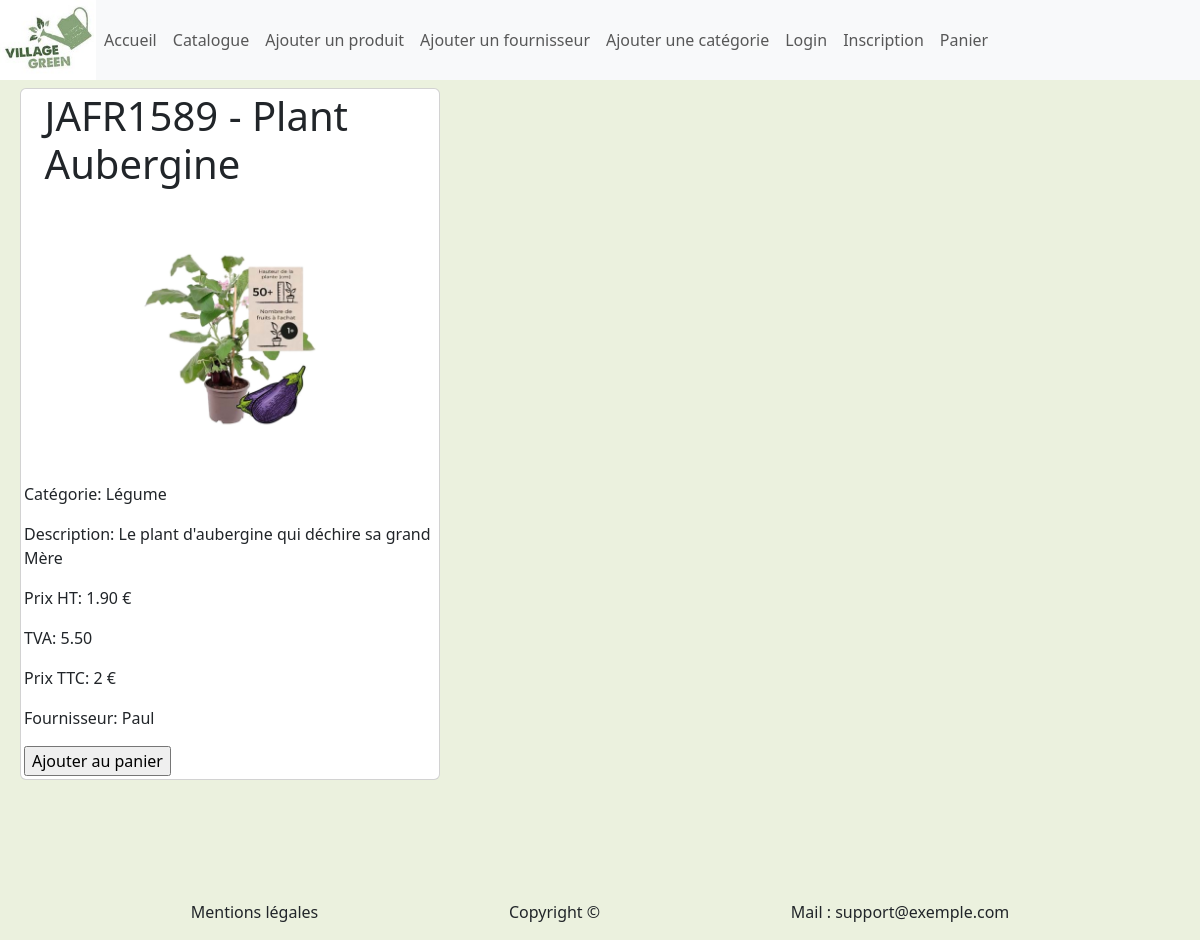
Screenshot of /consult_produit.php?id=3 with the database file from the repository.
### tables this page shows
CREATE TABLE `t_d_produit` (
  `Id_Produit` int(11) NOT NULL,
  `Taux_TVA` decimal(15,2) NOT NULL,
  `Nom_Long` varchar(250) NOT NULL,
  `Nom_court` varchar(50) NOT NULL,
  `Ref_fournisseur` varchar(250) NOT NULL,
  `Photo` varchar(250) DEFAULT NULL,
  `Prix_Achat` decimal(15,2) NOT NULL,
  `Id_Fournisseur` int(11) NOT NULL,
  `Id_Categorie` int(11) NOT NULL
);

CREATE TABLE `t_d_categorie` (
  `Id_Categorie` int(11) NOT NULL,
  `Libelle` varchar(50) NOT NULL,
  `Id_Categorie_Parent` int(11) DEFAULT NULL
);

CREATE TABLE `t_d_fournisseur` (
  `Id_Fournisseur` int(11) NOT NULL,
  `Nom_Fournisseur` varchar(50) NOT NULL
);

### consult_produit.php (the view, shortened to what this page needs)
<?php include 'header.php';
?>
<?php
$host = "localhost";
$user = "root";
$pwd = "";
$dbname = "greengarden";
try {
    $conn = new PDO("mysql:host=$host;dbname=$dbname", $user, $pwd);
} catch (PDOException $e) {
    echo "Connection failed " . $e->getMessage();
}
if (isset($_GET['id'])) {
    $id_produit = $_GET['id'];
    try {
        $stmt = $conn->prepare("SELECT * FROM t_d_produit where id_produit=:id");
        $stmt->bindValue(':id', $id_produit);
        $stmt->execute();
        $produit = $stmt->fetch(PDO::FETCH_ASSOC);
        $stmt = $conn->prepare("SELECT * FROM t_d_categorie where Id_Categorie=:idcat");
        $stmt->bindValue(':idcat', $produit['Id_Categorie']);
        $stmt->execute();
        $categorie = $stmt->fetch(PDO::FETCH_ASSOC);
        $stmt = $conn->prepare("SELECT * FROM t_d_fournisseur where Id_Fournisseur=:idfourni");
        $stmt->bindValue(':idfourni', $produit['Id_Fournisseur']);
        $stmt->execute();
        $fournisseur = $stmt->fetch(PDO::FETCH_ASSOC);
    } catch (PDOException $e) {
        echo
        "Erreur: " . $e->getMessage();
        exit();
    }
} else {
    echo "Produit non spécifié";
    exit;
}
?>
<?php
    $tva = $produit['Taux_TVA'];
    $prixHT = $produit['Prix_Achat'];
    $prixTTC = ($prixHT / 100) * $tva;
?>
    <div class="card">
    <h1><?php echo $produit['Ref_fournisseur'] . " - " . $produit['Nom_court']; ?></h1>
    <img class="img" src='img/<?php echo $produit['Photo'] ?>'>
    <p>Catégorie: <?php echo $categorie['Libelle'] ?></p>
    <p>Description: <?php echo $produit['Nom_Long'] ?></p>
    <p>Prix HT: <?php echo $produit['Prix_Achat'] ?> €</p>
    <p>TVA: <?php echo $produit['Taux_TVA'] ?></p>
    <p>Prix TTC: <?php echo round($prixTTC + $prixHT,2)?> € </p>
    <p>Fournisseur: <?php echo $fournisseur['Nom_Fournisseur'] ?></p>
    <form method="POST" action="ajout_panier.php">
        <input type="submit" value="Ajouter au panier">
    </form>
    </div>
<?php include 'footer.php'; ?>

### css/style.css (style rules this page uses)
* { box-sizing: border-box; }
body { background-color: rgb(235, 241, 222); }
.card { width: 35%; margin-left: 20px; margin-right: 20px; margin-top: 8px; margin-bottom: 8px; padding: 3px; }
.img { width: 60%; display: flex; margin-left: auto; margin-right: auto; margin-top: 8px; margin-bottom: 8px; }
h1 { margin-left: 5%; }

### rows the page displays
t_d_produit: Ref_fournisseur "JAFR1589", Nom_court "Plant Aubergine", Photo (picture), Nom_Long "Le plant d'aubergine qui déchire sa grand Mère", Prix_Achat "1.90", Taux_TVA "5.50", $prixTTC + $prixHT "2"
t_d_categorie: Libelle "Légume"
t_d_fournisseur: Nom_Fournisseur "Paul"
